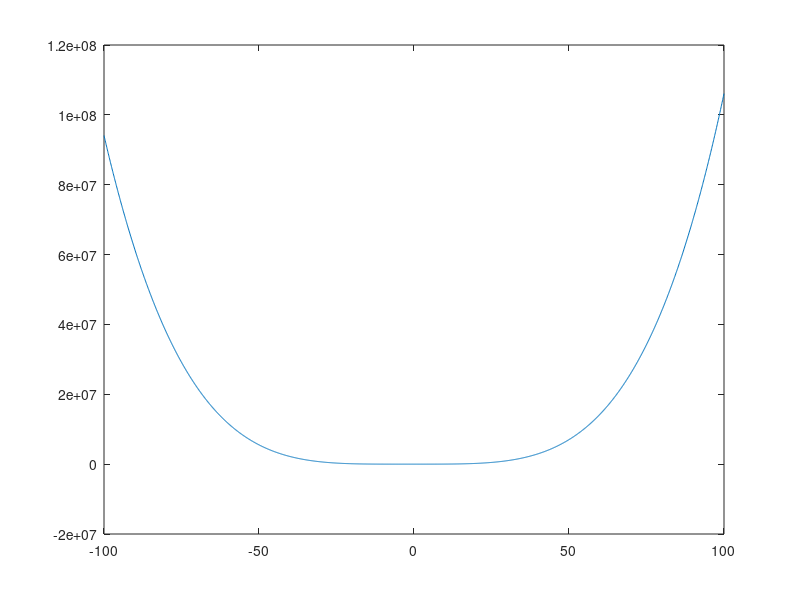

Here is the MATLAB script that generated this plot:
% Octave Script
% Title         :Grafica 8
% Author        :Kevin Yoan Calderón García
% Description   :Script para graficar una funcion
% Date          :28/10/2021
% Version       :1
% Usage         :octave
%               :
%               :Requiere de octave

clear
% Dominio de la funcion
x = -100:0.1:100;
% Rango de la funcion
fx = ((x.^4)+(6*(x.^3))+(9*(x.^2))-1) 
% Funcion a ´plotear
plot (x, fx)
